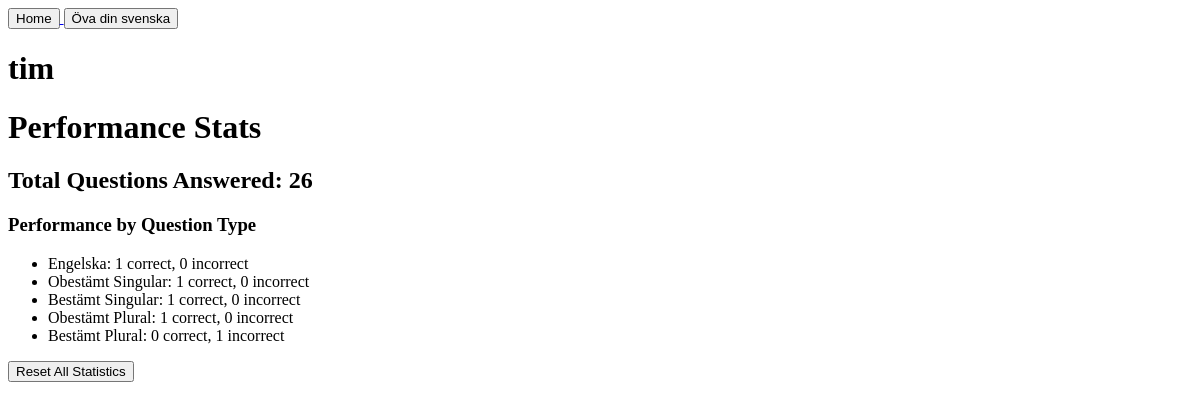
The app's page /accounts/profile/ (signed in), older data.
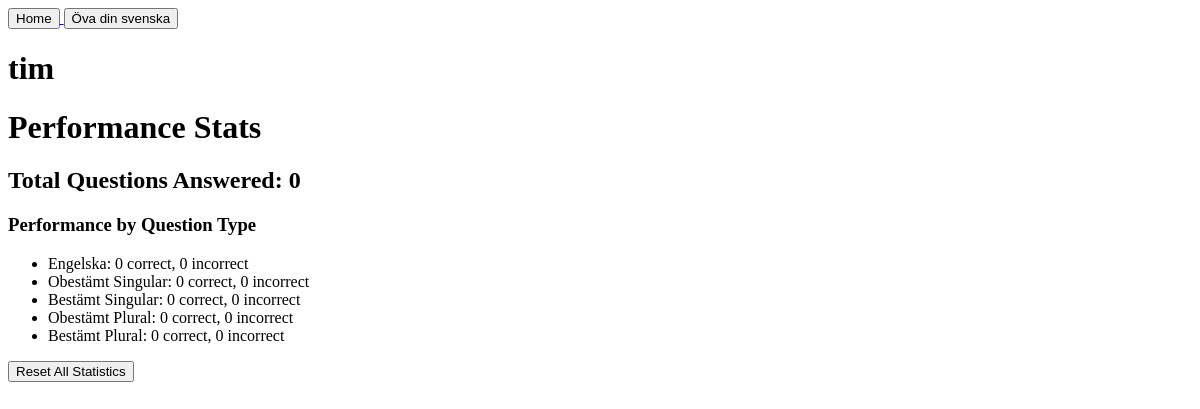
The same page, newer data.
### accounts/models.py (models this page shows, shortened)
class CustomUser(AbstractUser):
    total_answered = models.IntegerField(default=0)
    engelska_correct = models.IntegerField(default=0)
    engelska_incorrect = models.IntegerField(default=0)
    obestamt_singular_correct = models.IntegerField(default=0)
    obestamt_singular_incorrect = models.IntegerField(default=0)
    bestamt_singular_correct = models.IntegerField(default=0)
    bestamt_singular_incorrect = models.IntegerField(default=0)
    obestamt_plural_correct = models.IntegerField(default=0)
    obestamt_plural_incorrect = models.IntegerField(default=0)
    bestamt_plural_correct = models.IntegerField(default=0)
    bestamt_plural_incorrect = models.IntegerField(default=0)
    groups = models.ManyToManyField(
        'auth.Group',
        related_name='custom_user_set',
        blank=True,
        help_text='The groups this user belongs to.',
        verbose_name='groups'
    )
    user_permissions = models.ManyToManyField(
        'auth.Permission',
        related_name='custom_user_permissions_set',
        blank=True,
        help_text='Specific permissions for this user.',
        verbose_name='user permissions'
    )

### accounts/views.py (the view)
# urls.py: path('profile/', views.profile_view, name='profile'),
def profile_view(request):
    user = request.user
    return render(request, 'profile.html', {'user': user})

### accounts/templates/profile.html (shortened to what this page needs)
{% extends "base.html" %}
{% load static %}
{% block content %}
<body>
    <h1>{{ user.username }}</h1>
    <h1>Performance Stats</h2>
    <h2>Total Questions Answered: {{ user.total_answered }}</h2>
    <h3>Performance by Question Type</h3>
    <ul>
        <li>Engelska: {{ user.engelska_correct }} correct, {{ user.engelska_incorrect }} incorrect</li>
        <li>Obestämt Singular: {{ user.obestamt_singular_correct }} correct, {{ user.obestamt_singular_incorrect }} incorrect</li>
        <li>Bestämt Singular: {{ user.bestamt_singular_correct }} correct, {{ user.bestamt_singular_incorrect }} incorrect</li>
        <li>Obestämt Plural: {{ user.obestamt_plural_correct }} correct, {{ user.obestamt_plural_incorrect }} incorrect</li>
        <li>Bestämt Plural: {{ user.bestamt_plural_correct }} correct, {{ user.bestamt_plural_incorrect }} incorrect</li>
    </ul>
    <form method="post" action="{% url 'reset_stats' %}" onsubmit="return confirm('Are you sure you want to reset all your statistics? This action cannot be undone.');">
        <button type="submit">Reset All Statistics</button>
    </form>
</body>
{% endblock %}

### timpage/templates/base.html (shortened to what this page needs)
{% load static %}
<html lang="en-US">
    <head>
    </head>
    <body>
        <header>
                <nav>
        <a href="/">
            <button>Home</button>
        </a>
        <a href="{% url 'substantiv_start' %}">
            <button>Öva din svenska</button>
        </a>
    </nav>
        </header>
        <main>
            {% block content %}
            {% endblock %}
        </main>
    </body>
</html>

Row changes from the older to the newer data that the page shows:
changed CustomUser "tim": total_answered "26" → "0"; engelska_correct "1" → "0"; obestamt_singular_correct "1" → "0"; bestamt_singular_correct "1" → "0"; obestamt_plural_correct "1" → "0"; bestamt_plural_incorrect "1" → "0"
